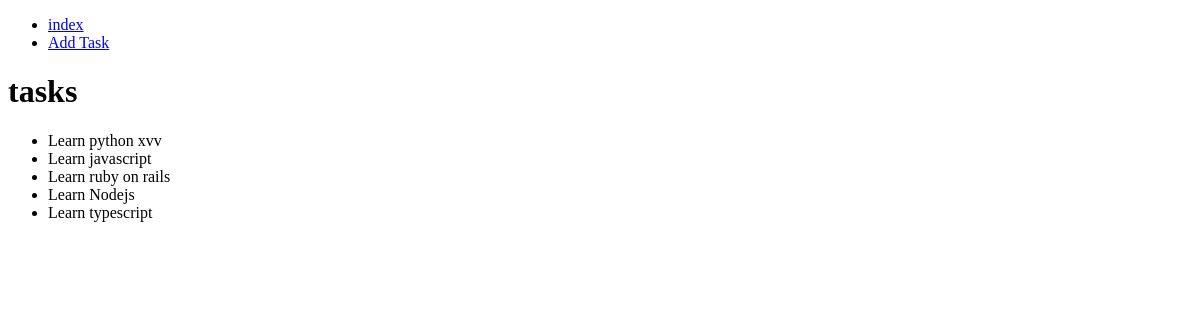
/tasks/, run on an earlier commit of the app's database.
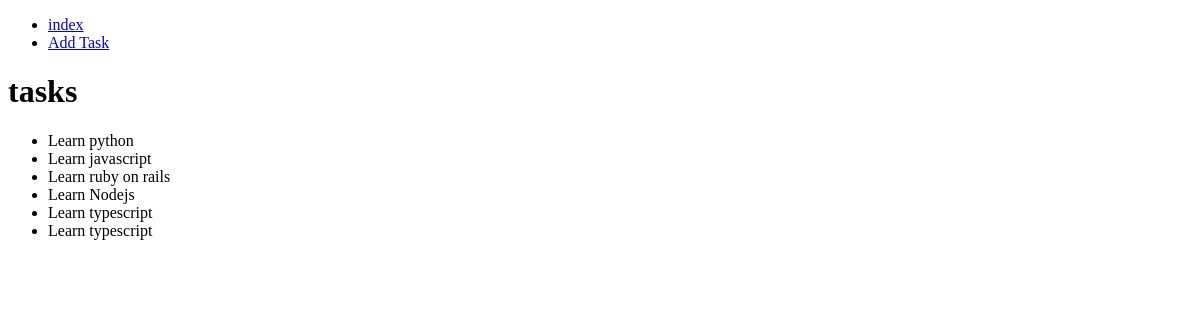
And on a later commit of the database.
### tasks/models.py (models this page shows, shortened)
class Task(models.Model):
    title = models.CharField(max_length=100)
    description = models.CharField(max_length=100)
    created_at = models.DateTimeField(auto_now_add=True)

### tasks/views.py (the view)
# urls.py: path('tasks/', TemplateView.as_view(template_name='index.html')),
def index(request):
    return render(request, 'tasks/index.html', {'tasks': tasks})

### tasks/templates/tasks/index.html
{% extends "tasks/layout.html" %}
{% block content %}
    <ul>
        {% for task in tasks %}
            <li>
                {{ task.title }}
            </li>
        {% endfor %}
    </ul>
{% endblock %}

### tasks/templates/tasks/layout.html (shortened to what this page needs)
<!DOCTYPE html>
<html lang="en">
<head>
</head>
<body>
<ul>
    <li><a href="{% url 'tasks:index' %}">index</a></li>
    <li><a href="{% url 'tasks:add' %}">Add Task</a></li>
</ul>
    <h1>tasks</h1>
{% block content%}
{% endblock %}
</body>
</html>

What changed in the data, as far as the page shows it:
changed Task: title "Learn python xvv" → "Learn python"
added Task: title "Learn typescript"
